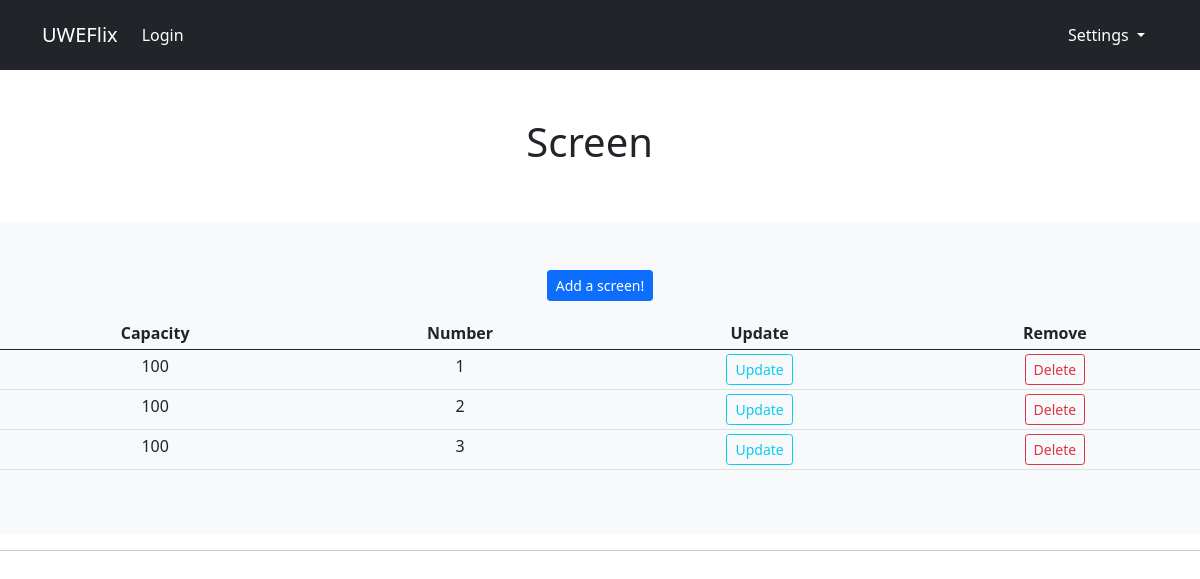
Page /screen/ on the committed database.
### UWEFlix/models.py (models this page shows, shortened)
class Screens(models.Model):
    number = models.PositiveIntegerField()
    capacity = models.PositiveIntegerField()

### UWEFlix/views.py (the view)
# urls.py: path("screen/", views.screen_view, name="screens"),
def screen_view(request):
    screenList = Screens.objects.all()
    return dynamicRender(request, "UWEFlix/screens.html", {'screenList':screenList})

### UWEFlix/render.py (called while the page is built)
def getGroup(user):
    if len(user.groups.all()) == 0:
        return "None"
    return user.groups.all()[0].name

def getTopBarContext(request, context = {}):
    user_group = getGroup(request.user)
    context["nav_items"] = group_nav_dictionary[user_group]
    context["user_items"] = user_dictionary[user_group]
    context["user_group"] = user_group
    if not request.user.is_anonymous:
        context["user_items"][0].text = f"Hello, {request.user.username}!"
    return context

def dynamicRender(request, page, context = {}):
    context = getTopBarContext(request, context)
    return render(request, page, context)

### UWEFlix/templates/UWEFlix/screens.html
{% extends "UWEFlix/management.html" %}
{% block title %}Screen{% endblock %}
{% block addLink %}{% url 'log_screens' %}{% endblock %}
{% block addMessage %}Add a screen!{% endblock %}
{% block fieldOne %}<th>Capacity</th>{% endblock %}
{% block fieldTwo %}<th>Number</th>{% endblock %}
{% block dbObjects %}
{% for screen in screenList%}
  <tr>
    <td>{{screen.capacity}}</td>
    <td>{{screen.number}}</td>
    <td><a class="btn btn-sm btn-outline-info" href="{% url 'updateScreens' screen.id %}">Update</a></td>
    <td><a class="btn btn-sm btn-outline-danger" href="{% url 'removeScreens' screen.id %}">Delete</a></td>
  </tr>
{% endfor %}
{% endblock %}

### rows in the picture
Screens: capacity "100", number "1"
Screens: capacity "100", number "2"
Screens: capacity "100", number "3"

### other values in the picture
{{ nav_item.text }} "Login"
